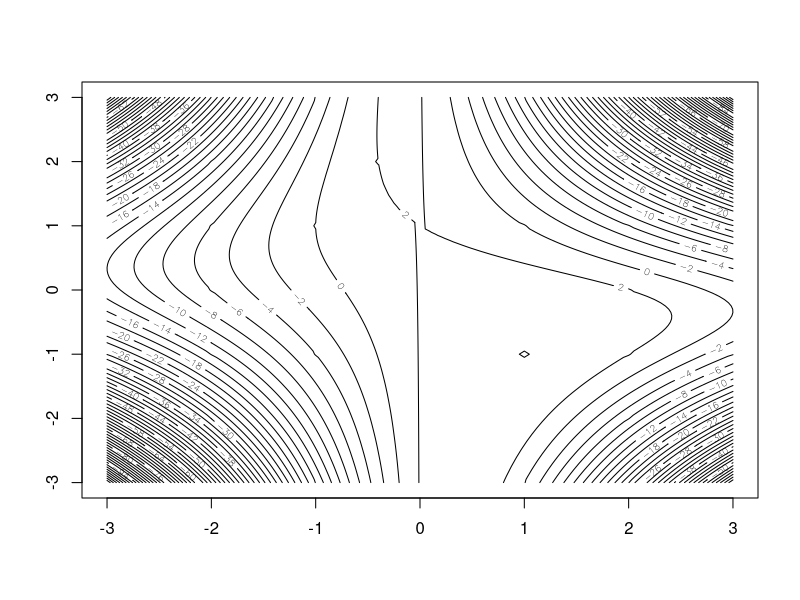
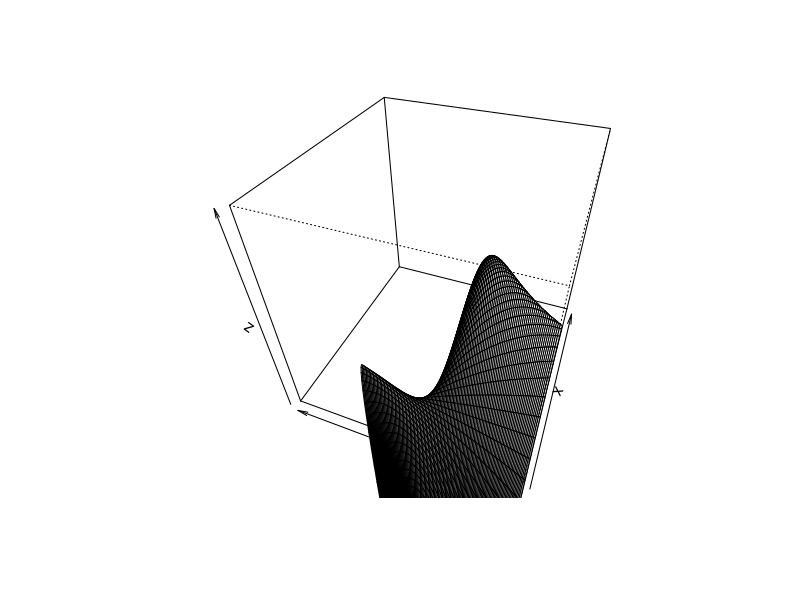
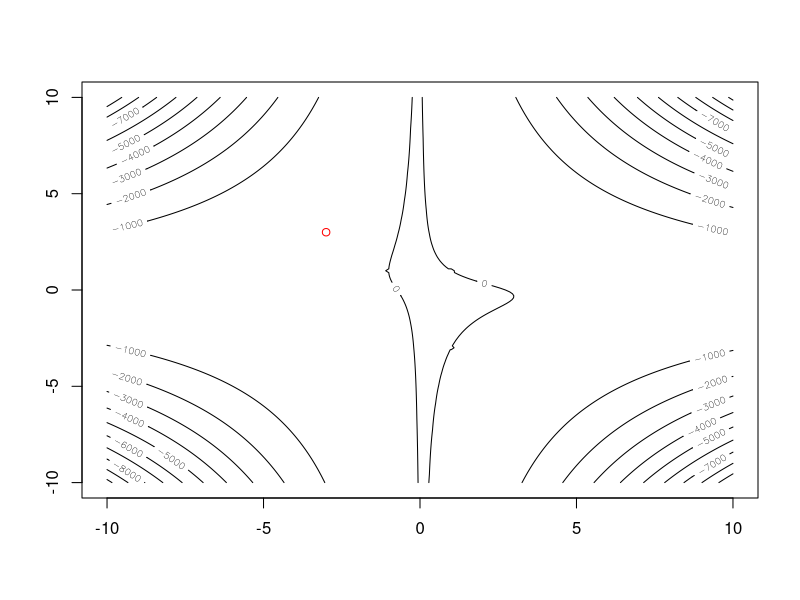

These charts were generated, in order, by the following R code: (Note: this script raises an error after producing the figures.)
## ---- chunk 1
knitr::opts_chunk$set(echo = TRUE)
## ---- chunk 2
f <- function(x, y){
  return(0)
}
f_x <- function(x,y){
  return(-2*x -2*x*y^2 -2*y +2)
}
f_y <- function(x,y){
  return(-2*x^2*y-2*x)
}
f_xy <- function(x,y){
  return(-4*x*y-2)
}
f_xx <- function(x,y){
  return(-2 -2*y^2)
}
f_yy <- function(x,y){
  return(-2*x^2)
}
get_hessian_mat <- function(x,y){
  hess <- matrix(c(f_xx(x,y), f_xy(x,y), f_xy(x,y), f_yy(x,y)), ncol=2)
  return(hess)
}

#get_hessian_mat(0,0)

f <- function(x,y){
  return((-x^2)-(x^2*y^2)-(2*x*y)+(2*x)+2)
}

x <- seq(-3,3,0.05)
y <- seq(-3,3,0.05)

lx <- length(x)
ly <- length(y)

points1 <- matrix(0,nrow=lx, ncol=ly)

for (i in 1:lx){
  for (q in 1:ly){
    points1[i,q] <- f(x[i], y[q])
  }
}

contour(x,y,points1, nlevels=50)
# unnecessary not so good looking 3d plot
persp(x, y, points1, xlab="x", ylab="y", zlab="z", theta=-69, phi=40, zlim=c(3, 5))

# b)

## ---- chunk 3
f <- function(x,y){
  return(-x^2-x^2*y^2-2*x*y+2*x+2)
}

x <- seq(-10,10,0.1)
y <- seq(-10,10,0.1)

length(y)

points1 <- matrix(0,nrow=length(x), ncol=length(x))

for (i in 1:length(x)){
  for (q in 1:length(x)){
    points1[i,q] <- f(x[i], y[q])
  }
}


contour(x,y,points1)
points(-3,3,col="red")

## ---- chunk 4
newton <- function(x, epsilon){
  #x is you starting vector
  dist <- 999
  
  while(dist > epsilon){
    gp <- get_gradient(x)
    gpp <- get_hessian(x)
    x_next <- x - solve(gpp)%*%gp
    dist <- sum((x-x_next)*(x-x_next))
    x <- x_next
  }
  return(x)
}
p1 <- c(2,0)
p2 <- c(-1,-2)
p3 <- c(0,1)
p4 <- c(10,-10)
epsilon <- 1E-8
newton(p1, epsilon)
newton(p2, epsilon)
newton(p3, epsilon)
newton(p4, epsilon)

## ---- chunk 5
print("Gradient and Hessian for the point (0,1)")
get_gradient(c(0,1))
get_hessian(c(0,1))
print("this is a saddle point")
#print("the matrix is negative semi-definite")

print("Gradient and Hessian for the point (1,-1)")
get_gradient(c(1,-1))
get_hessian(c(1,-1))

print("this is a maximum")
